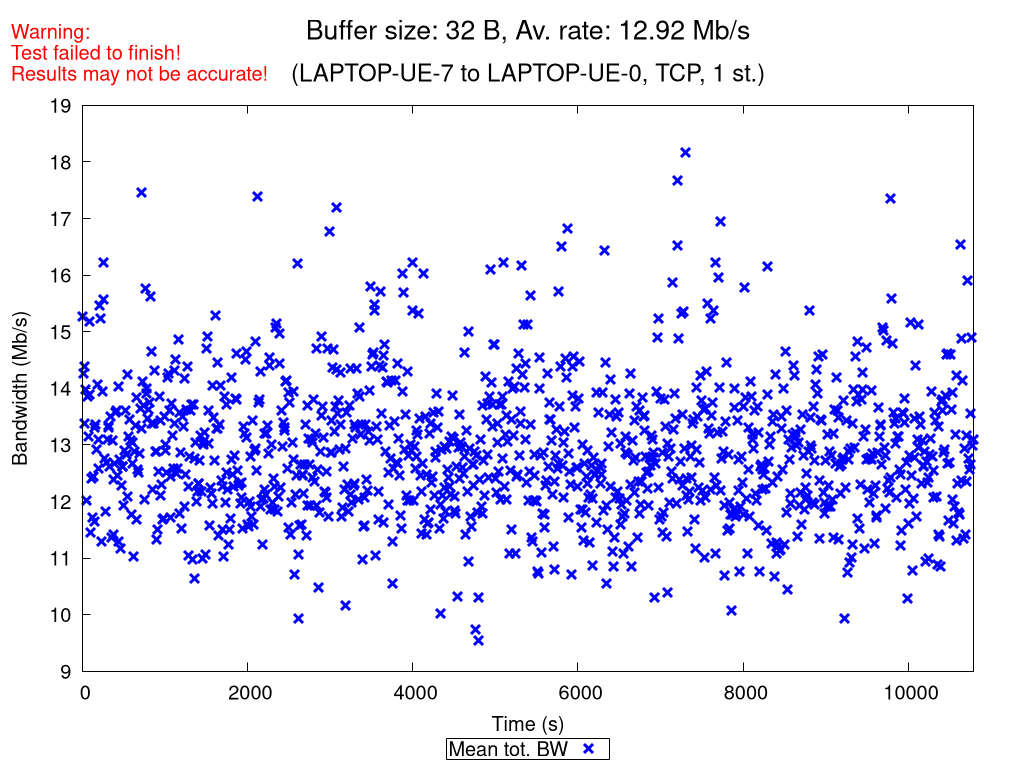

Generate this figure with gnuplot:
set terminal pngcairo nocrop enhanced size 1024,768 font "Verdana,15"
set output "TCP_1_st_2020_11_16_12-18-24_two2one_00032B.png"

set title "{/=20 Buffer size: 32 B, Av. rate: 12.92 Mb/s}\n\n{/=18 (LAPTOP-UE-7 to LAPTOP-UE-0, TCP, 1 st.)}"
set label "Warning:\nTest failed to finish!\nResults may not be accurate!" at screen 0.01, screen 0.96 tc rgb "red"

set xlabel "Time (s)"
set ylabel "Bandwidth (Mb/s)"
set ytics nomirror
set key bmargin center horizontal box samplen 1 width -1
set bmargin 4.6
set rmargin 4.5

rf = 1000000.0  # rate factor
set style fill transparent solid 0.2 noborder
set autoscale xfix
plot "TCP_1_st_2020_11_16_12-18-24_two2one_00032B_iperf_processed.dat" using 1:($2/rf-$3/rf):($2/rf+$3/rf) with filledcurves lc rgb "blue" notitle, \
     "" using 1:($2/rf) with points pt 2 ps 1.5 lw 3 lc rgb "blue" title "Mean tot. BW", \
